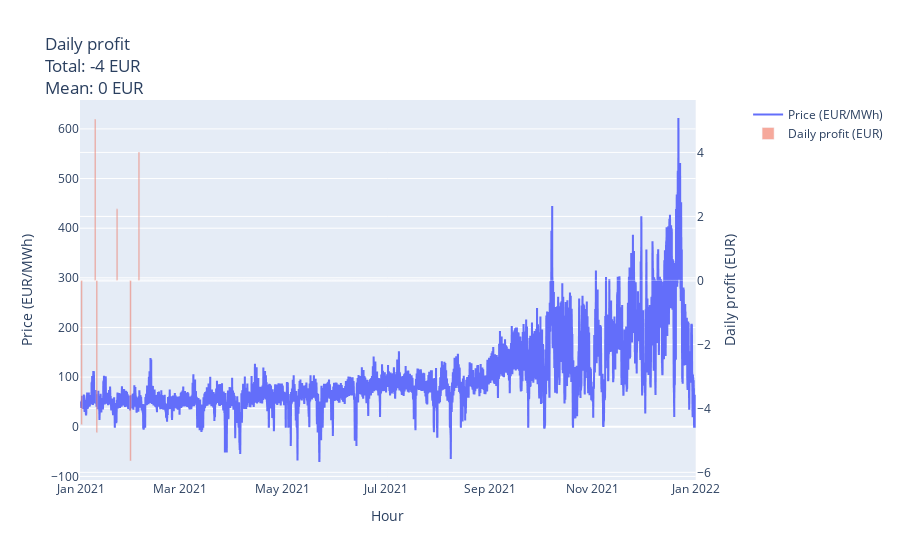

The cell this chart's notebook holds for it:
### Code cell
display_profit(df_optim)

### Figure 1 — Plotly figure (JSON) as saved in the notebook; plotly's stock layout.template omitted (floating-point values rounded to 4 significant figures; data arrays with more than 128 entries replaced by an {"elided": "..."} marker saying what was removed)
{"data": [{"line": {"shape": "hv"}, "name": "Price (EUR/MWh)", "showlegend": true, "type": "scatter", "x": {"elided": "8760 str values"}, "xaxis": "x", "y": {"elided": "8760 float values"}, "yaxis": "y"}, {"name": "Daily profit (EUR)", "offset": 2, "opacity": 0.5, "showlegend": true, "type": "bar", "x": {"elided": "365 str values"}, "xaxis": "x", "y": {"elided": "365 float values"}, "yaxis": "y2"}], "layout": {"bargap": 0, "title": {"text": "Daily profit<br>Total: -4 EUR<br>Mean: 0 EUR"}, "xaxis": {"anchor": "y", "domain": [0, 0.94], "title": {"text": "Hour"}}, "yaxis": {"anchor": "x", "domain": [0, 1], "title": {"text": "Price (EUR/MWh)"}}, "yaxis2": {"anchor": "x", "overlaying": "y", "side": "right", "title": {"text": "Daily profit (EUR)"}}}}
